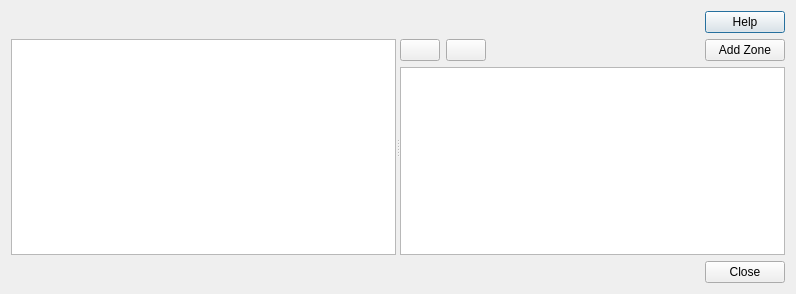
<?xml version="1.0" encoding="UTF-8"?>
<ui version="4.0">
 <class>Dialog</class>
 <widget class="QDialog" name="Dialog">
  <property name="geometry">
   <rect>
    <x>0</x>
    <y>0</y>
    <width>796</width>
    <height>294</height>
   </rect>
  </property>
  <property name="windowTitle">
   <string>Project | Zones </string>
  </property>
  <layout class="QVBoxLayout" name="verticalLayout_2">
   <item>
    <layout class="QHBoxLayout" name="horizontalLayout">
     <item>
      <spacer name="horizontalSpacer">
       <property name="orientation">
        <enum>Qt::Horizontal</enum>
       </property>
       <property name="sizeHint" stdset="0">
        <size>
         <width>40</width>
         <height>20</height>
        </size>
       </property>
      </spacer>
     </item>
     <item>
      <widget class="QPushButton" name="btn_help">
       <property name="text">
        <string notr="true">Help</string>
       </property>
      </widget>
     </item>
    </layout>
   </item>
   <item>
    <widget class="QSplitter" name="splitter">
     <property name="orientation">
      <enum>Qt::Horizontal</enum>
     </property>
     <widget class="QTreeView" name="scenarios_tree"/>
     <widget class="QWidget" name="">
      <layout class="QVBoxLayout" name="verticalLayout">
       <item>
        <layout class="QHBoxLayout" name="horizontalLayout_2">
         <item>
          <widget class="QPushButton" name="show_used">
           <property name="text">
            <string/>
           </property>
          </widget>
         </item>
         <item>
          <widget class="QPushButton" name="show_changed">
           <property name="text">
            <string/>
           </property>
          </widget>
         </item>
         <item>
          <spacer name="horizontalSpacer_3">
           <property name="orientation">
            <enum>Qt::Horizontal</enum>
           </property>
           <property name="sizeHint" stdset="0">
            <size>
             <width>40</width>
             <height>20</height>
            </size>
           </property>
          </spacer>
         </item>
         <item>
          <widget class="QPushButton" name="add_zone_btn">
           <property name="text">
            <string>Add Zone</string>
           </property>
           <property name="icon">
            <iconset>
             <normaloff>icons/add-scenario.svg</normaloff>icons/add-scenario.svg</iconset>
           </property>
          </widget>
         </item>
        </layout>
       </item>
       <item>
        <widget class="QTreeView" name="zones_tree"/>
       </item>
      </layout>
     </widget>
    </widget>
   </item>
   <item>
    <layout class="QHBoxLayout" name="horizontalLayout_5">
     <item>
      <spacer name="horizontalSpacer_2">
       <property name="orientation">
        <enum>Qt::Horizontal</enum>
       </property>
       <property name="sizeHint" stdset="0">
        <size>
         <width>40</width>
         <height>20</height>
        </size>
       </property>
      </spacer>
     </item>
     <item>
      <widget class="QDialogButtonBox" name="buttonBox">
       <property name="sizePolicy">
        <sizepolicy hsizetype="Maximum" vsizetype="Fixed">
         <horstretch>0</horstretch>
         <verstretch>0</verstretch>
        </sizepolicy>
       </property>
       <property name="orientation">
        <enum>Qt::Horizontal</enum>
       </property>
       <property name="standardButtons">
        <set>QDialogButtonBox::Close</set>
       </property>
      </widget>
     </item>
    </layout>
   </item>
  </layout>
 </widget>
 <tabstops>
  <tabstop>btn_help</tabstop>
  <tabstop>scenarios_tree</tabstop>
 </tabstops>
 <resources/>
 <connections>
  <connection>
   <sender>buttonBox</sender>
   <signal>rejected()</signal>
   <receiver>Dialog</receiver>
   <slot>reject()</slot>
   <hints>
    <hint type="sourcelabel">
     <x>317</x>
     <y>496</y>
    </hint>
    <hint type="destinationlabel">
     <x>286</x>
     <y>274</y>
    </hint>
   </hints>
  </connection>
 </connections>
</ui>
